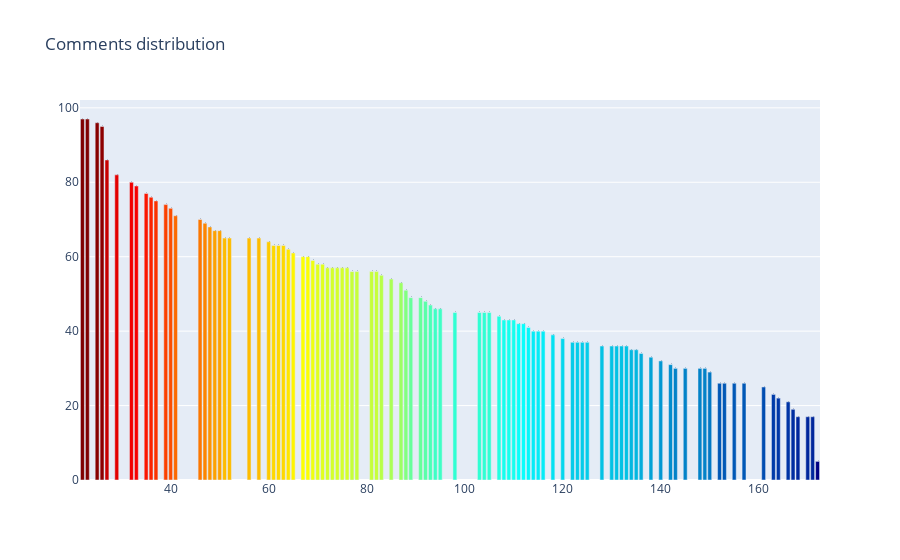

Notebook cell for this chart:
### Code cell
# Creating a bar chart to see the distribution on comments

data = [go.Bar(
            x = dataset.Id.unique(),
            y = dataset.Id.value_counts().values,
            marker= dict(colorscale='Jet',
                         color = dataset.Id.value_counts().values
                        ),
            text='Comments per post'
    )]

layout = go.Layout(
    title='Comments distribution'
)

fig = go.Figure(data=data, layout=layout)

py.iplot(fig, filename='basic-bar')

### Figure 1 — Plotly figure (JSON) as saved in the notebook; plotly's stock layout.template omitted (floating-point values rounded to 4 significant figures)
{"data": [{"marker": {"color": [97, 97, 96, 95, 86, 82, 80, 79, 77, 76, 75, 74, 73, 71, 70, 69, 68, 67, 67, 65, 65, 65, 65, 64, 63, 63, 63, 62, 61, 60, 60, 59, 58, 58, 57, 57, 57, 57, 57, 56, 56, 56, 56, 55, 54, 53, 51, 49, 49, 48, 47, 46, 46, 45, 45, 45, 45, 44, 43, 43, 43, 42, 42, 41, 40, 40, 40, 39, 38, 37, 37, 37, 37, 36, 36, 36, 36, 36, 35, 35, 34, 33, 32, 31, 30, 30, 30, 30, 29, 26, 26, 26, 26, 25, 23, 22, 21, 19, 17, 17, 17, 5], "colorscale": [[0, "rgb(0,0,131)"], [0.2, "rgb(0,60,170)"], [0.4, "rgb(5,255,255)"], [0.6, "rgb(255,255,0)"], [0.8, "rgb(250,0,0)"], [1, "rgb(128,0,0)"]]}, "text": "Comments per post", "type": "bar", "x": [22, 23, 25, 26, 27, 29, 32, 33, 35, 36, 37, 39, 40, 41, 46, 47, 48, 49, 50, 51, 52, 56, 58, 60, 61, 62, 63, 64, 65, 67, 68, 69, 70, 71, 72, 73, 74, 75, 76, 77, 78, 81, 82, 83, 85, 87, 88, 89, 91, 92, 93, 94, 95, 98, 103, 104, 105, 107, 108, 109, 110, 111, 112, 113, 114, 115, 116, 118, 120, 122, 123, 124, 125, 128, 130, 131, 132, 133, 134, 135, 136, 138, 140, 142, 143, 145, 148, 149, 150, 152, 153, 155, 157, 161, 163, 164, 166, 167, 168, 170, 171, 172], "y": [97, 97, 96, 95, 86, 82, 80, 79, 77, 76, 75, 74, 73, 71, 70, 69, 68, 67, 67, 65, 65, 65, 65, 64, 63, 63, 63, 62, 61, 60, 60, 59, 58, 58, 57, 57, 57, 57, 57, 56, 56, 56, 56, 55, 54, 53, 51, 49, 49, 48, 47, 46, 46, 45, 45, 45, 45, 44, 43, 43, 43, 42, 42, 41, 40, 40, 40, 39, 38, 37, 37, 37, 37, 36, 36, 36, 36, 36, 35, 35, 34, 33, 32, 31, 30, 30, 30, 30, 29, 26, 26, 26, 26, 25, 23, 22, 21, 19, 17, 17, 17, 5]}], "layout": {"title": {"text": "Comments distribution"}}}
